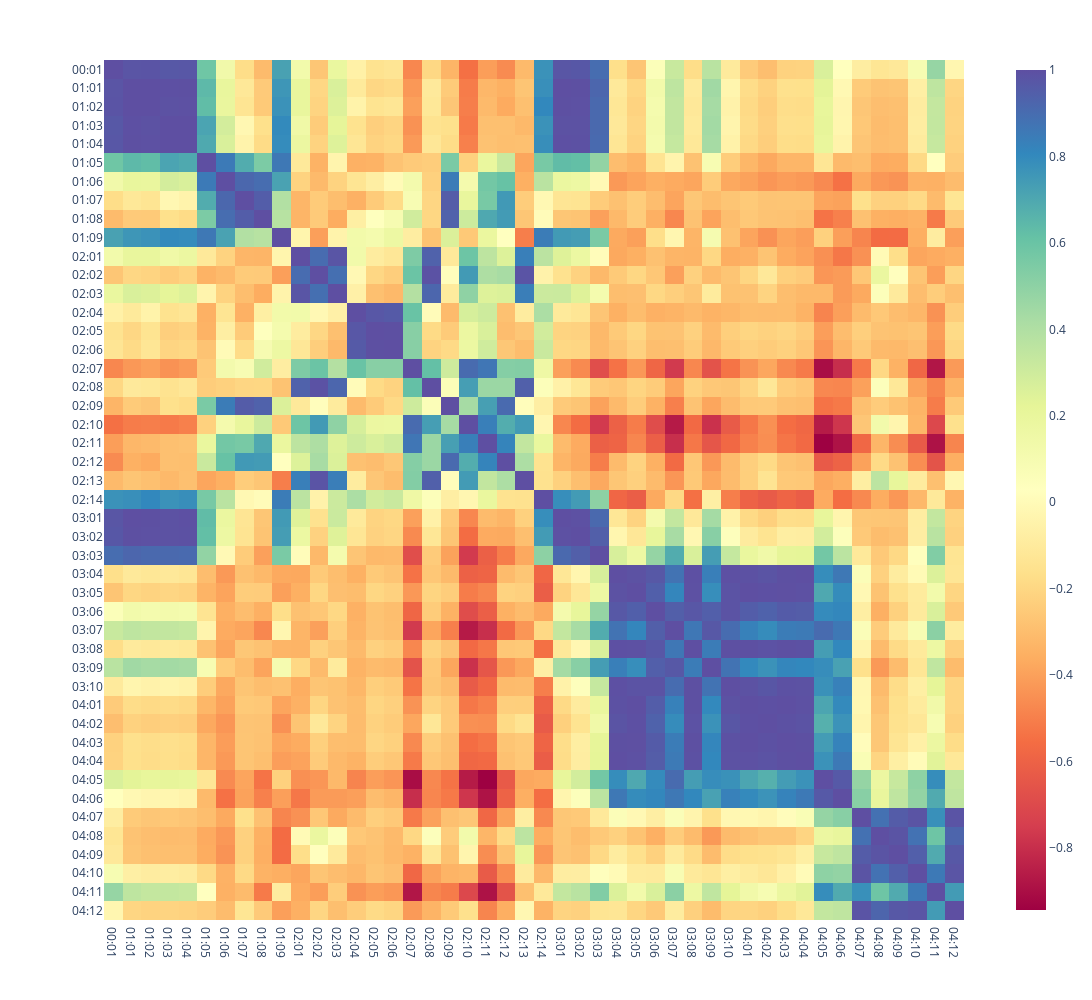

The notebook cell saved with this chart:
### Code cell
px.imshow(X.values, x = labels,y = labels,
        height=1000, width=1200,
        color_continuous_scale=px.colors.diverging.Spectral)

### Figure 1 — Plotly figure (JSON) as saved in the notebook; plotly's stock layout.template omitted (floating-point values rounded to 4 significant figures; data arrays with more than 128 entries replaced by an {"elided": "..."} marker saying what was removed)
{"data": [{"coloraxis": "coloraxis", "hovertemplate": "x: %{x}<br>y: %{y}<br>color: %{z}<extra></extra>", "name": "0", "type": "heatmap", "x": ["00:01", "01:01", "01:02", "01:03", "01:04", "01:05", "01:06", "01:07", "01:08", "01:09", "02:01", "02:02", "02:03", "02:04", "02:05", "02:06", "02:07", "02:08", "02:09", "02:10", "02:11", "02:12", "02:13", "02:14", "03:01", "03:02", "03:03", "03:04", "03:05", "03:06", "03:07", "03:08", "03:09", "03:10", "04:01", "04:02", "04:03", "04:04", "04:05", "04:06", "04:07", "04:08", "04:09", "04:10", "04:11", "04:12"], "xaxis": "x", "y": ["00:01", "01:01", "01:02", "01:03", "01:04", "01:05", "01:06", "01:07", "01:08", "01:09", "02:01", "02:02", "02:03", "02:04", "02:05", "02:06", "02:07", "02:08", "02:09", "02:10", "02:11", "02:12", "02:13", "02:14", "03:01", "03:02", "03:03", "03:04", "03:05", "03:06", "03:07", "03:08", "03:09", "03:10", "04:01", "04:02", "04:03", "04:04", "04:05", "04:06", "04:07", "04:08", "04:09", "04:10", "04:11", "04:12"], "yaxis": "y", "z": {"elided": "46x46 float values"}}], "layout": {"coloraxis": {"colorscale": [[0, "rgb(158,1,66)"], [0.1, "rgb(213,62,79)"], [0.2, "rgb(244,109,67)"], [0.3, "rgb(253,174,97)"], [0.4, "rgb(254,224,139)"], [0.5, "rgb(255,255,191)"], [0.6, "rgb(230,245,152)"], [0.7, "rgb(171,221,164)"], [0.8, "rgb(102,194,165)"], [0.9, "rgb(50,136,189)"], [1, "rgb(94,79,162)"]]}, "height": 1000, "margin": {"t": 60}, "width": 1200, "xaxis": {"anchor": "y", "constrain": "domain", "domain": [0, 1], "scaleanchor": "y"}, "yaxis": {"anchor": "x", "autorange": "reversed", "constrain": "domain", "domain": [0, 1]}}}
